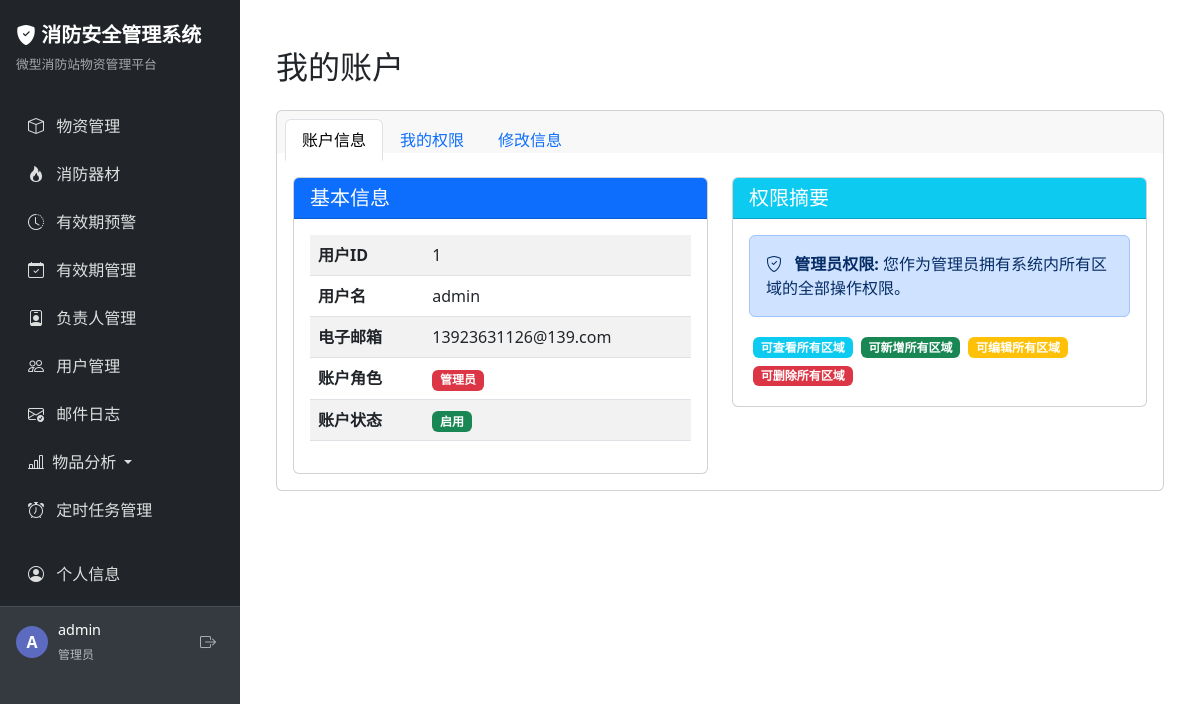
The app's page /auth/my-account (signed in) with its own data.
### app/models/user.py (models this page shows, shortened)
class User(UserMixin, db.Model):
    __tablename__ = 'user'
    id = db.Column(db.Integer, primary_key=True)
    username = db.Column(db.String(80), unique=True, nullable=False)
    password_hash = db.Column(db.String(256), nullable=False)
    role = db.Column(db.String(20), default='user')  # admin 或 user
    is_active = db.Column(db.Boolean, default=True)  # 账号是否启用
    email = db.Column(db.String(120))  # 添加邮箱字段

### app/routes/auth.py (the view)
@auth_bp.route('/my-account')
@login_required
def my_account():
    permissions = Permission.query.filter_by(user_id=current_user.id).all()
    is_admin = current_user.role == 'admin'
    return render_template('auth/my_account.html', permissions=permissions, is_admin=is_admin)

### app/templates/auth/my_account.html (shortened to what this page needs)
{% extends 'base.html' %}
{% block content %}
<div class="container-fluid py-4">
    <h2 class="mb-4">我的账户</h2>
    <div class="card">
        <div class="card-header card-header-tab">
            <ul class="nav nav-tabs card-header-tabs" id="myAccountTabs" role="tablist">
                <li class="nav-item" role="presentation">
                    <button class="nav-link active" id="profile-tab" data-bs-toggle="tab"
                            data-bs-target="#profile" type="button" role="tab"
                            aria-controls="profile" aria-selected="true">账户信息</button>
                </li>
                <li class="nav-item" role="presentation">
                    <button class="nav-link" id="permissions-tab" data-bs-toggle="tab"
                            data-bs-target="#permissions" type="button" role="tab"
                            aria-controls="permissions" aria-selected="false">我的权限</button>
                </li>
                <li class="nav-item" role="presentation">
                    <button class="nav-link" id="update-tab" data-bs-toggle="tab"
                            data-bs-target="#update" type="button" role="tab"
                            aria-controls="update" aria-selected="false">修改信息</button>
                </li>
            </ul>
        </div>
        <div class="card-body card-body-tab">
            <div class="tab-content" id="myAccountTabContent">
                <div class="tab-pane fade show active" id="profile" role="tabpanel" aria-labelledby="profile-tab">
                    <div class="row mt-4">
                        <div class="col-md-6">
                            <div class="card">
                                <div class="card-header bg-primary text-white">
                                    <h5 class="card-title mb-0">基本信息</h5>
                                </div>
                                <div class="card-body">
                                    <table class="table table-striped">
                                        <tr>
                                            <th style="width: 30%">用户ID</th>
                                            <td>{{ current_user.id }}</td>
                                        </tr>
                                        <tr>
                                            <th>用户名</th>
                                            <td>{{ current_user.username }}</td>
                                        </tr>
                                        <tr>
                                            <th>电子邮箱</th>
                                            <td>{{ current_user.email or '未设置' }}</td>
                                        </tr>
                                        <tr>
                                            <th>账户角色</th>
                                            <td>
                                                <span class="badge {% if current_user.role == 'admin' %}bg-danger{% else %}bg-primary{% endif %}">
                                                    {{ '管理员' if current_user.role == 'admin' else '普通用户' }}
                                                </span>
                                            </td>
                                        </tr>
                                        <tr>
                                            <th>账户状态</th>
                                            <td>
                                                <span class="badge {% if current_user.is_active %}bg-success{% else %}bg-secondary{% endif %}">
                                                    {{ '启用' if current_user.is_active else '禁用' }}
                                                </span>
                                            </td>
                                        </tr>
                                    </table>
                                </div>
                            </div>
                        </div>
                        <div class="col-md-6">
                            <div class="card">
                                <div class="card-header bg-info text-white">
                                    <h5 class="card-title mb-0">权限摘要</h5>
                                </div>
                                <div class="card-body">
                                    {% if current_user.role == 'admin' %}
                                    <div class="alert alert-primary">
                                        <i class="bi bi-shield-check me-2"></i>
                                        <strong>管理员权限:</strong> 您作为管理员拥有系统内所有区域的全部操作权限。
                                    </div>
                                    <div class="d-flex flex-wrap mt-3">
                                        <span class="badge bg-info m-1">可查看所有区域</span>
                                        <span class="badge bg-success m-1">可新增所有区域</span>
                                        <span class="badge bg-warning m-1">可编辑所有区域</span>
                                        <span class="badge bg-danger m-1">可删除所有区域</span>
                                    </div>
                                    {% else %}
                                    <div class="alert alert-info">
                                        您当前没有任何操作权限，请联系管理员分配权限。
                                    </div>
                                    {% endif %}
                                </div>
                            </div>
                        </div>
                    </div>
                </div>
            </div>
        </div>
    </div>
</div>
{% endblock %}

### app/templates/base.html (shortened to what this page needs)
<!DOCTYPE html>
<html lang="zh-CN">
<head>
    <link href="https://cdn.jsdelivr.net/npm/bootstrap@5.3.0/dist/css/bootstrap.min.css" rel="stylesheet">
    <link href="https://cdn.jsdelivr.net/npm/bootstrap-icons@1.11.0/font/bootstrap-icons.css" rel="stylesheet">
</head>
<body>
    <div class="wrapper">
        <nav class="sidebar" id="sidebar">
            <div class="sidebar-header">
                <a href="{{ url_for('index') }}">
                    <i class="bi bi-shield-fill-check"></i> 消防安全管理系统
                </a>
                <div class="subtitle">微型消防站物资管理平台</div>
            </div>
            <div class="sidebar-nav">
                <nav class="navbar navbar-dark bg-dark">
                    <div class="container-fluid">
                        <ul class="navbar-nav">
                            <li class="nav-item">
                                <a class="nav-link {% if request.path.startswith('/station') %}active{% endif %}
                                          {% if not user_permissions_by_type.micro_station and current_user.role != 'admin' %}no-permission{% endif %}"
                                   href="{{ url_for('station.index') }}"
                                   >
                                    <i class="bi bi-box"></i> 物资管理
                                </a>
                            </li>
                            <li class="nav-item">
                                <a class="nav-link {% if request.path.startswith('/equipment') %}active{% endif %}
                                          {% if not user_permissions_by_type.fire_equipment and current_user.role != 'admin' %}no-permission{% endif %}"
                                   href="{{ url_for('equipment.index') }}"
                                   >
                                    <i class="bi bi-fire"></i> 消防器材
                                </a>
                            </li>
                            <li class="nav-item">
                                <a class="nav-link {% if request.path == '/admin/expiry_alert' %}active{% endif %}
                                          {% if not can_view_expiry_alert %}no-permission{% endif %}"
                                   href="{{ url_for('admin.expiry_alert') }}"
                                   >
                                    <i class="bi bi-clock-history"></i> 有效期预警
                                </a>
                            </li>
                            {% if current_user.role == 'admin' %}
                            <li class="nav-item">
                                <a class="nav-link {% if request.path == '/admin/expiry' %}active{% endif %}" href="{{ url_for('admin.expiry') }}">
                                    <i class="bi bi-calendar-check"></i> 有效期管理
                                </a>
                            </li>
                            <li class="nav-item">
                                <a class="nav-link {% if request.path == '/admin/responsible' %}active{% endif %}" href="{{ url_for('admin.responsible') }}">
                                    <i class="bi bi-person-badge"></i> 负责人管理
                                </a>
                            </li>
                            <li class="nav-item">
                                <a class="nav-link {% if request.path == '/admin/users' %}active{% endif %}" href="{{ url_for('admin.users') }}">
                                    <i class="bi bi-people"></i> 用户管理
                                </a>
                            </li>
                            <li class="nav-item">
                                <a class="nav-link {% if request.path == '/admin/mail_logs' %}active{% endif %}" href="{{ url_for('admin.mail_logs') }}">
                                    <i class="bi bi-envelope-check"></i> 邮件日志
                                </a>
                            </li>
                            {% if current_user.is_authenticated and current_user.role == 'admin' %}
                            <li class="nav-item dropdown">
                                <a class="nav-link dropdown-toggle" href="#" id="analysisDropdown" role="button" data-bs-toggle="dropdown" aria-expanded="false">
                                    <i class="bi bi-bar-chart-line me-1"></i> 物品分析
                                </a>
                            </li>
                            {% endif %}
                            <li class="nav-item">
                                <a class="nav-link {% if request.path.startswith('/scheduler') %}active{% endif %}" href="{{ url_for('scheduler.index') }}">
                                    <i class="bi bi-alarm"></i> 定时任务管理
                                </a>
                            </li>
                            {% endif %}
                            <li class="nav-item mt-3">
                                <a class="nav-link {% if request.path == '/auth/my_account' %}active{% endif %}" href="{{ url_for('auth.my_account') }}">
                                    <i class="bi bi-person-circle"></i> 个人信息
                                </a>
                            </li>
                        </ul>
                    </div>
                </nav>
            </div>
            {% if current_user.is_authenticated %}
            <div class="user-info mt-auto">
                <div class="user-avatar">
                    {{ current_user.username[0].upper() }}
                </div>
                <div class="user-details">
                    <p class="user-name">{{ current_user.username }}</p>
                    <span class="user-role">
                        {% if current_user.role == 'admin' %}管理员{% else %}普通用户{% endif %}
                    </span>
                </div>
                <a href="{{ url_for('auth.logout') }}" class="logout-btn" title="退出登录">
                    <i class="bi bi-box-arrow-right"></i>
                </a>
            </div>
            {% else %}
            <div class="mt-auto p-3">
                <a href="{{ url_for('auth.login') }}" class="btn btn-outline-light btn-sm w-100">
                    <i class="bi bi-box-arrow-in-right me-1"></i> 登录
                </a>
            </div>
            {% endif %}
        </nav>
        <main class="content">
            {% block content %}{% endblock %}
        </main>
    </div>
</body>
</html>

### app/templates/base.html (style rules this page uses)
body { min-height: 100vh; display: flex; flex-direction: column; }
.wrapper { display: flex; flex: 1; }
.sidebar { width: 240px; min-height: 100vh; background-color: #343a40; color: #fff; position: fixed; left: 0; top: 0; bottom: 0; z-index: 1000; padding-top: 0; overflow-y: auto; transition: all 0.3s; }
.sidebar .sidebar-header { padding: 1.25rem 1rem; background-color: #212529; }
.sidebar .sidebar-header a { color: #fff; text-decoration: none; font-size: 1.25rem; font-weight: bold; }
.sidebar .sidebar-header .subtitle { color: rgba(255,255,255,0.6); font-size: 0.8rem; margin-top: 5px; }
.sidebar .nav-link { color: rgba(255, 255, 255, 0.85); padding: 0.75rem 1rem; font-size: 1rem; border-radius: 0; transition: all 0.2s; }
.sidebar .nav-link i { margin-right: 8px; width: 18px; text-align: center; }
main.content { margin-left: 240px; flex: 1; padding: 1.5rem; transition: all 0.3s; }
.user-info { display: flex; align-items: center; padding: 0.75rem 1rem; border-top: 1px solid rgba(255,255,255,0.1); margin-top: auto; }
.user-avatar { width: 32px; height: 32px; border-radius: 50%; background-color: #5c6bc0; color: #fff; display: flex; align-items: center; justify-content: center; font-weight: bold; margin-right: 10px; }
.user-details { flex-grow: 1; }
.user-name { font-weight: 500; color: #fff; margin-bottom: 0; font-size: 0.9rem; }
.user-role { font-size: 0.75rem; color: rgba(255,255,255,0.65); }
.logout-btn { width: 32px; height: 32px; background: none; border: none; color: rgba(255,255,255,0.6); display: flex; align-items: center; justify-content: center; border-radius: 4px; padding: 0; }

### app/templates/auth/my_account.html (style rules this page uses)
.card-header-tab { border-bottom: 0; padding-bottom: 0; }
.card-body-tab { padding-top: 0; }
.nav-tabs .nav-link { margin-bottom: 0; }

### records on screen
User: username "A", username "admin", id "1", email "13923631126@139.com", role "管理员", is_active "启用"
